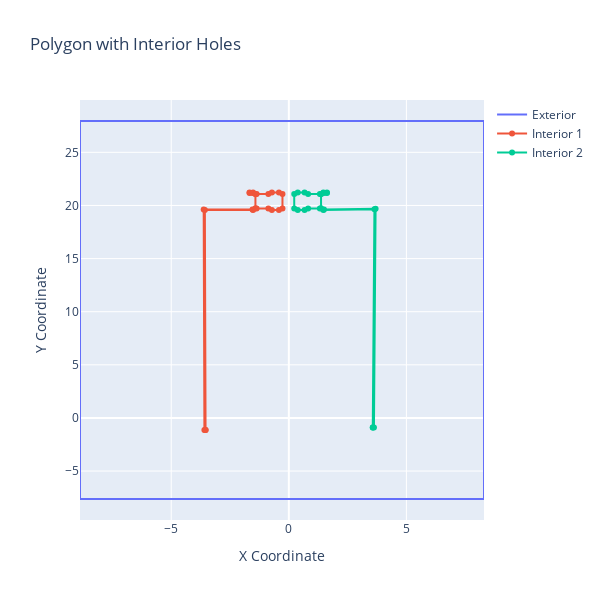

This figure's notebook cell:
### Markdown cell above
## Plot geometry for debugging coordinates

### Code cell
# Parse the WKT polygon
geometry2 = from_wkt(
    "POLYGON ((-8.88 -7.63, 8.3 -7.63, 8.3 27.95, -8.88 27.95, -8.88 -7.63), (-3.54 -1.13, -3.57 19.57, -1.52 19.57, -1.37 19.71,  -0.87 19.71, -0.72 19.57, -0.42 19.57, -0.27 19.71, -0.27 21.09, -0.42 21.23, -0.72 21.23, -0.87 21.09, -1.37 21.09, -1.52 21.23, -1.67 21.23, -1.67 21.18, -1.545 21.18, -1.4200000000000002 21.065, -1.4200000000000002 19.735, -1.545 19.62, -3.6199999999999997 19.62, -3.59 -1.13, -3.54 -1.13), (3.57 -0.89, 3.64 19.64, 1.47 19.57, 1.32 19.71, 0.82 19.71, 0.67 19.57, 0.38 19.57, 0.23 19.71, 0.23 21.09, 0.38 21.23, 0.67 21.23, 0.82 21.09, 1.32 21.09, 1.47 21.23, 1.62 21.23, 1.62 21.18, 1.4949999999999999 21.18, 1.37 21.065, 1.37 19.735, 1.4949999999999999 19.62, 3.69 19.69, 3.6199999999999997 -0.89, 3.57 -0.89))"
)


# Extract exterior coordinates
exterior_x, exterior_y = geometry2.exterior.xy

# Extract interior coordinates (holes)
interiors = [list(interior.coords.xy) for interior in geometry2.interiors]
exterior_x = list(geometry2.exterior.xy[0])
exterior_y = list(geometry2.exterior.xy[1])

# Extract interior coordinates (holes) as lists
interiors = [
    (list(interior.xy[0]), list(interior.xy[1])) for interior in geometry2.interiors
]

# Create the figure
fig = go.Figure()

# Plot exterior
fig.add_trace(go.Scatter(x=exterior_x, y=exterior_y, mode="lines", name="Exterior"))

# Plot interiors (holes)
for i, (x, y) in enumerate(interiors):
    fig.add_trace(go.Scatter(x=x, y=y, mode="lines+markers", name=f"Interior {i+1}"))
    print(f"Interior {i+1}. {x = }, {y = }")


# fig.add_trace(go.Scatter(x=combined_x, y=combined_y, mode='lines+markers', fill='toself', name='Combined Polygon'))

# Update layout
fig.update_layout(
    title="Polygon with Interior Holes",
    xaxis_title="X Coordinate",
    yaxis_title="Y Coordinate",
    showlegend=True,
    width=600,
    height=600,
)

### Figure 1 — Plotly figure (JSON) as saved in the notebook; plotly's stock layout.template omitted (floating-point values rounded to 4 significant figures)
{"data": [{"mode": "lines", "name": "Exterior", "type": "scatter", "x": [-8.88, 8.3, 8.3, -8.88, -8.88], "y": [-7.63, -7.63, 27.95, 27.95, -7.63]}, {"mode": "lines+markers", "name": "Interior 1", "type": "scatter", "x": [-3.54, -3.57, -1.52, -1.37, -0.87, -0.72, -0.42, -0.27, -0.27, -0.42, -0.72, -0.87, -1.37, -1.52, -1.67, -1.67, -1.545, -1.42, -1.42, -1.545, -3.62, -3.59, -3.54], "y": [-1.13, 19.57, 19.57, 19.71, 19.71, 19.57, 19.57, 19.71, 21.09, 21.23, 21.23, 21.09, 21.09, 21.23, 21.23, 21.18, 21.18, 21.07, 19.73, 19.62, 19.62, -1.13, -1.13]}, {"mode": "lines+markers", "name": "Interior 2", "type": "scatter", "x": [3.57, 3.64, 1.47, 1.32, 0.82, 0.67, 0.38, 0.23, 0.23, 0.38, 0.67, 0.82, 1.32, 1.47, 1.62, 1.62, 1.495, 1.37, 1.37, 1.495, 3.69, 3.62, 3.57], "y": [-0.89, 19.64, 19.57, 19.71, 19.71, 19.57, 19.57, 19.71, 21.09, 21.23, 21.23, 21.09, 21.09, 21.23, 21.23, 21.18, 21.18, 21.07, 19.73, 19.62, 19.69, -0.89, -0.89]}], "layout": {"height": 600, "showlegend": true, "title": {"text": "Polygon with Interior Holes"}, "width": 600, "xaxis": {"title": {"text": "X Coordinate"}}, "yaxis": {"title": {"text": "Y Coordinate"}}}}
